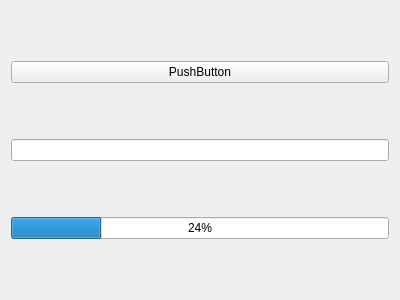
<?xml version="1.0" encoding="UTF-8"?>
<ui version="4.0">
 <class>Form</class>
 <widget class="QWidget" name="Form">
  <property name="geometry">
   <rect>
    <x>0</x>
    <y>0</y>
    <width>400</width>
    <height>300</height>
   </rect>
  </property>
  <property name="windowTitle">
   <string>Form</string>
  </property>
  <layout class="QVBoxLayout" name="verticalLayout">
   <item>
    <widget class="QPushButton" name="pushButton">
     <property name="text">
      <string>PushButton</string>
     </property>
    </widget>
   </item>
   <item>
    <widget class="QLineEdit" name="lineEdit"/>
   </item>
   <item>
    <widget class="QProgressBar" name="progressBar">
     <property name="value">
      <number>24</number>
     </property>
    </widget>
   </item>
  </layout>
 </widget>
 <resources/>
 <connections/>
</ui>
